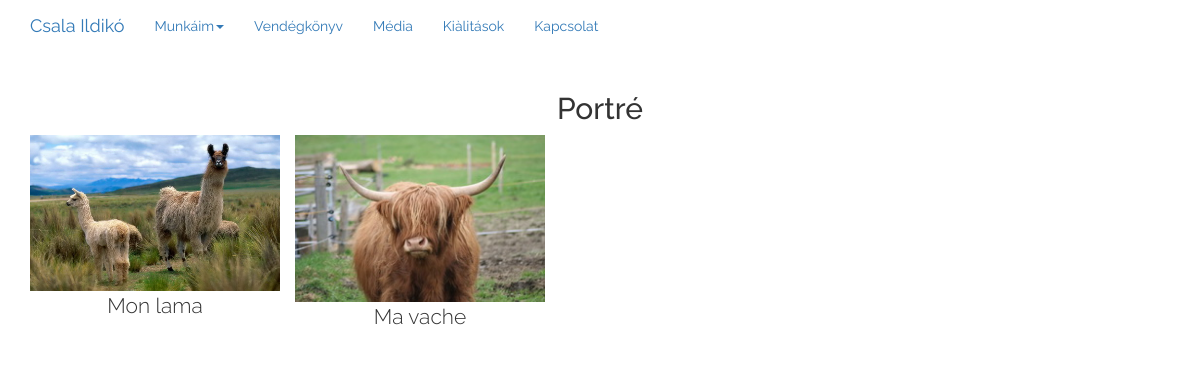
Screenshot of /portre with the database file from the repository.
### tables this page shows
CREATE TABLE IF NOT EXISTS `image` (
  `id` int(10) unsigned NOT NULL AUTO_INCREMENT,
  `nom` varchar(20) NOT NULL,
  `taille` varchar(20) NOT NULL,
  `date` varchar(20) NOT NULL,
  `cat` int(11) NOT NULL,
  `largeur` int(11) NOT NULL,
  `hauteur` int(11) NOT NULL,
  `alt` varchar(250) NOT NULL,
  `cim` varchar(250) NOT NULL,
  PRIMARY KEY (`id`)
);

### pages/generate_galleri.php (the view)
<?php
function generer_galleri($code_categorie){
	$galleri = "<div class=\"my-gallery\" itemscope itemtype=\"http://schema.org/ImageGallery\">\n";
	include('connect.php');
	$reponse = $bdd->query("SELECT * FROM image WHERE cat = $code_categorie");
	while ($donnees = $reponse->fetch()){
		$galleri.= "\t<figure itemprop=\"associatedMedia\" itemscope itemtype=\"http://schema.org/ImageObject\">\n";
		$galleri.= "\t\t<a href=\"/img/".$donnees['nom']."\" itemprop=\"contentUrl\" data-size=\"".$donnees['largeur']."x".$donnees['hauteur']."\">\n";
		$galleri.= "\t\t\t<img src=\"/img/m_".$donnees['nom']."\" itemprop=\"thumbnail\" alt=\"".$donnees['alt']."\" />\n";
		$galleri.= "\t\t</a>\n\t\t<figcaption itemprop=\"caption description\">".$donnees['cim']."</figcaption>\n";
		$galleri.= "\t\t<p class=\"text-center\"><span class=\"lead\">".$donnees['cim']."</span><br/></p>\n";
		$galleri.= "\t</figure>\n";
	}
	$galleri.= "</div>";
	return $galleri;
}
?>

### css/main.css (style rules this page uses)
body { font-family: 'Raleway', sans-serif; }

### css/gallery.css (style rules this page uses)
.my-gallery { display: -ms-flexbox; display: -webkit-flex; display: flex; -webkit-flex-direction: row; -ms-flex-direction: row; flex-direction: row; -webkit-flex-wrap: wrap; -ms-flex-wrap: wrap; flex-wrap: wrap; -webkit-justify-content: flex-start; -ms-flex-pack: start; justify-content: flex-start; -webkit-align-content: center; -ms-flex-line-pack: center; align-content: center; -webkit-align-items: flex-start; -ms-flex-align: start; align-items: flex-start; }
.my-gallery img { width: 100%; height: auto; }
.my-gallery figure { max-width: 250px; margin-right: 15px; height: auto; }

### rows the page displays
image: nom (picture), cim "Mon lama"
image: nom (picture), cim "Ma vache"
